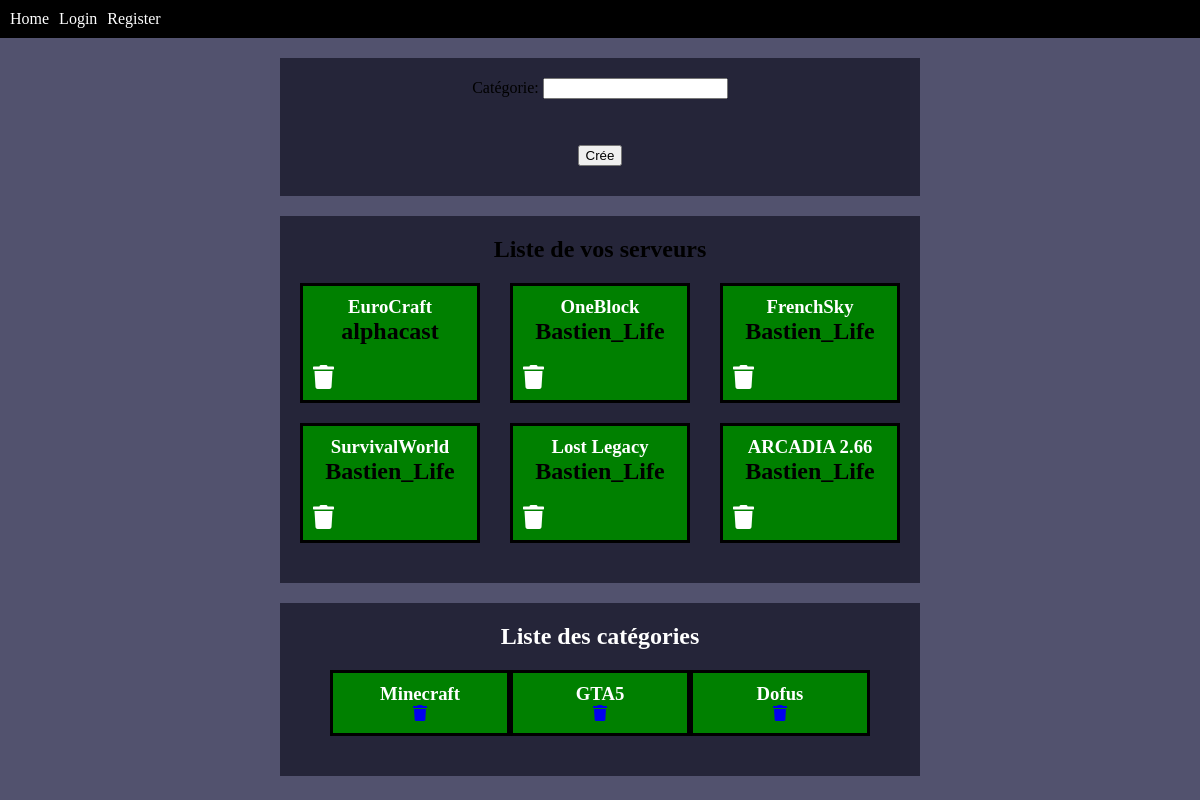
Page /backoffice.php on the committed database.
### tables this page shows
CREATE TABLE IF NOT EXISTS `t_server` (
  `id` int NOT NULL AUTO_INCREMENT,
  `name` varchar(255) NOT NULL,
  `description` text NOT NULL,
  `vote` int NOT NULL,
  `img` varchar(255) NOT NULL,
  `subscribe` int NOT NULL,
  `discord` varchar(255) NOT NULL,
  `link` varchar(255) NOT NULL,
  `ip` varchar(255) NOT NULL,
  `id_user` int DEFAULT NULL,
  `id_categorie` int DEFAULT NULL,
  PRIMARY KEY (`id`),
  KEY `t_server_user_FK` (`id_user`),
  KEY `t_server_categorie0_FK` (`id_categorie`),
  CONSTRAINT `t_server_categorie0_FK` FOREIGN KEY (`id_categorie`) REFERENCES `categorie` (`id`),
  CONSTRAINT `t_server_user_FK` FOREIGN KEY (`id_user`) REFERENCES `user` (`id`)
);

CREATE TABLE IF NOT EXISTS `user` (
  `id` int NOT NULL AUTO_INCREMENT,
  `username` varchar(50) NOT NULL,
  `email` varchar(255) NOT NULL,
  `password` varchar(255) NOT NULL,
  `permission` int NOT NULL,
  PRIMARY KEY (`id`)
);

CREATE TABLE IF NOT EXISTS `categorie` (
  `id` int NOT NULL AUTO_INCREMENT,
  `name` varchar(255) NOT NULL,
  PRIMARY KEY (`id`)
);

### backoffice.php (the view, shortened to what this page needs)
<?php
require_once "config.php";
$serveurs = $bdd->prepare('SELECT t_server.*, user.username FROM t_server INNER JOIN user ON t_server.id_user = user.id');
$serveurs->execute();
$categories = $bdd->query('SELECT * FROM categorie');
?>
<!DOCTYPE html>
<html>
<head>
    <link rel="stylesheet" href="css/backoffice.css">
    <link rel="stylesheet" href="https://cdnjs.cloudflare.com/ajax/libs/font-awesome/5.15.3/css/all.min.css">
</head>
<body>
    <div class="navbar">
        <ul>
        <?php
        if (!isset($_SESSION['loggedin'])) {
            echo '
            <li><a href="index.php">Home</a></li>
            <li><a href="login.php">Login</a></li>
            <li><a href="signup.php">Register</a></li>';
        } else {
            echo '
            <li><a href="index.php">Home</a></li>
            <li><a href="profil.php">Profil</a></li>
            <li><a href="logout.php">Logout</a></li>';
        }
        ?>
        </ul>
    </div>
    <div class="form-box">
        <form action="cree_categorie.php" method="POST">
        <label for="input1">Catégorie:</label>
        <input type="text" name="input1" value="" required><br>
        <br>
        <br>
            <button type="submit">Crée</button>        </form>
    </div>
    <div class="additional-box">
        <h2>Liste de vos serveurs</h2>
        <div class="small-box-container">
            <?php foreach ($serveurs as $serveur) { ?>
                <div class="small-box">
                    <h3><?php echo $serveur['name']; ?></h3>
                    <h2><?php echo $serveur['username']; ?></h2>
                    <div class="icon-container">
                        <a href="supprimer_server_admin.php?id=<?php echo $serveur['id']; ?>"><i class="fas fa-trash"></i></a>
                    </div>
                </div>
            <?php } ?>
        </div>
    </div>
    <div class="category-box">
        <h2>Liste des catégories</h2>
        <div class="category-container">
            <?php foreach ($categories as $categorie) { ?>
                <div class="category-item">
                    <h3><?php echo $categorie['name']; ?></h3>
                    <a href="supprimer_categorie_admin.php?id=<?php echo $categorie['name']; ?>"><i class="fas fa-trash"></i></a>
                </div>
            <?php } ?>
        </div>
    </div>
</body>
</html>

### css/backoffice.css (style rules this page uses)
body { margin: 0; padding: 0; background-color: #52526e; }
.navbar { margin-bottom: 20px; background-color: black; padding: 10px; color: white; display: flex; justify-content: space-between; }
.navbar ul { list-style: none; margin: 0; padding: 0; display: flex; }
.navbar ul li { margin-right: 10px; }
.navbar ul li a { color: white; text-decoration: none; }
.profile-box, .form-box, .additional-box { background-color: #252539; width: 50%; margin: 20px auto; padding: 20px; text-align: center; }
.form-box input, .form-box button { margin-bottom: 10px; }
.additional-box h2 { margin-top: 0; }
.small-box-container { display: flex; flex-wrap: wrap; justify-content: space-between; margin-top: 20px; }
.small-box { background-color: green; border: 3px solid black; padding: 10px; margin-bottom: 20px; width: calc(33.33% - 20px); box-sizing: border-box; }
.small-box h3 { margin: 0; color: white; }
.icon-container { display: flex; justify-content: space-between; margin-top: 10px; }
.icon-container i { color: white; font-size: 24px; }
.category-box { background-color: #252539; width: 50%; margin: 20px auto; padding: 20px; text-align: center; }
.category-box h2 { margin-top: 0; color: white; }
.category-container { display: flex; flex-wrap: wrap; justify-content: center; margin-top: 20px; }
.category-item { background-color: green; border: 3px solid black; padding: 10px; margin-bottom: 20px; width: calc(33.33% - 20px); box-sizing: border-box; }
.category-item h3 { margin: 0; color: white; }

### rows in the picture
t_server: name "EuroCraft", id_user.username "alphacast"
t_server: name "OneBlock", id_user.username "Bastien_Life"
t_server: name "FrenchSky", id_user.username "Bastien_Life"
t_server: name "SurvivalWorld", id_user.username "Bastien_Life"
t_server: name "Lost Legacy", id_user.username "Bastien_Life"
t_server: name "ARCADIA 2.66", id_user.username "Bastien_Life"
categorie: name "Minecraft"
categorie: name "GTA5"
categorie: name "Dofus"
